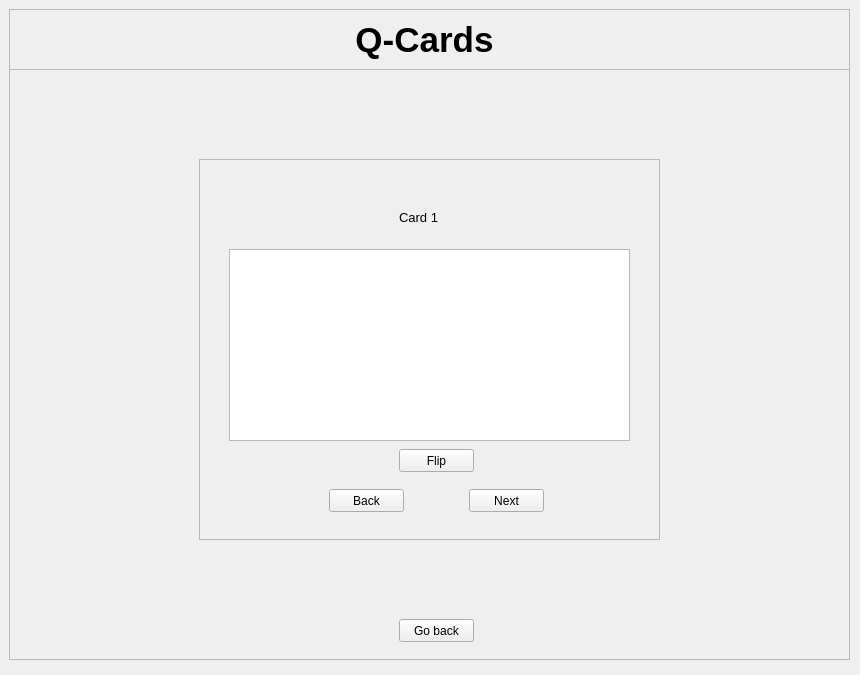
<?xml version="1.0" encoding="UTF-8"?>
<ui version="4.0">
 <class>MainWindow</class>
 <widget class="QMainWindow" name="MainWindow">
  <property name="geometry">
   <rect>
    <x>0</x>
    <y>0</y>
    <width>860</width>
    <height>675</height>
   </rect>
  </property>
  <property name="windowTitle">
   <string>MainWindow</string>
  </property>
  <widget class="QWidget" name="centralwidget">
   <widget class="QStackedWidget" name="stackedWidget">
    <property name="geometry">
     <rect>
      <x>9</x>
      <y>9</y>
      <width>851</width>
      <height>661</height>
     </rect>
    </property>
    <property name="layoutDirection">
     <enum>Qt::LeftToRight</enum>
    </property>
    <property name="currentIndex">
     <number>3</number>
    </property>
    <widget class="QWidget" name="home">
     <widget class="QFrame" name="frame">
      <property name="geometry">
       <rect>
        <x>0</x>
        <y>0</y>
        <width>261</width>
        <height>661</height>
       </rect>
      </property>
      <property name="frameShape">
       <enum>QFrame::StyledPanel</enum>
      </property>
      <property name="frameShadow">
       <enum>QFrame::Raised</enum>
      </property>
      <layout class="QVBoxLayout" name="verticalLayout_2">
       <item>
        <widget class="QLabel" name="label">
         <property name="text">
          <string>View PDFs</string>
         </property>
        </widget>
       </item>
       <item>
        <widget class="QListWidget" name="listPDF"/>
       </item>
       <item>
        <widget class="QPushButton" name="buttonAddPDF">
         <property name="text">
          <string>Add</string>
         </property>
        </widget>
       </item>
       <item>
        <widget class="QPushButton" name="buttonRemovePDF">
         <property name="text">
          <string>Remove</string>
         </property>
        </widget>
       </item>
      </layout>
     </widget>
     <widget class="QFrame" name="frame_2">
      <property name="geometry">
       <rect>
        <x>260</x>
        <y>0</y>
        <width>591</width>
        <height>531</height>
       </rect>
      </property>
      <property name="frameShape">
       <enum>QFrame::StyledPanel</enum>
      </property>
      <property name="frameShadow">
       <enum>QFrame::Raised</enum>
      </property>
      <layout class="QVBoxLayout" name="verticalLayout">
       <item>
        <widget class="QLabel" name="label_2">
         <property name="text">
          <string>Edit text</string>
         </property>
        </widget>
       </item>
       <item>
        <widget class="QTextBrowser" name="showText">
         <property name="readOnly">
          <bool>false</bool>
         </property>
         <property name="html">
          <string>&lt;!DOCTYPE HTML PUBLIC &quot;-//W3C//DTD HTML 4.0//EN&quot; &quot;http://www.w3.org/TR/REC-html40/strict.dtd&quot;&gt;
&lt;html&gt;&lt;head&gt;&lt;meta name=&quot;qrichtext&quot; content=&quot;1&quot; /&gt;&lt;style type=&quot;text/css&quot;&gt;
p, li { white-space: pre-wrap; }
&lt;/style&gt;&lt;/head&gt;&lt;body style=&quot; font-family:'MS Shell Dlg 2'; font-size:8.25pt; font-weight:400; font-style:normal;&quot;&gt;
&lt;p align=&quot;center&quot; style=&quot;-qt-paragraph-type:empty; margin-top:0px; margin-bottom:0px; margin-left:0px; margin-right:0px; -qt-block-indent:0; text-indent:0px; font-family:'.AppleSystemUIFont'; font-size:13pt;&quot;&gt;&lt;br /&gt;&lt;/p&gt;&lt;/body&gt;&lt;/html&gt;</string>
         </property>
        </widget>
       </item>
      </layout>
     </widget>
     <widget class="QFrame" name="frame_3">
      <property name="geometry">
       <rect>
        <x>260</x>
        <y>530</y>
        <width>591</width>
        <height>131</height>
       </rect>
      </property>
      <property name="frameShape">
       <enum>QFrame::StyledPanel</enum>
      </property>
      <property name="frameShadow">
       <enum>QFrame::Raised</enum>
      </property>
      <widget class="QPushButton" name="buttonSummarize">
       <property name="geometry">
        <rect>
         <x>10</x>
         <y>11</y>
         <width>481</width>
         <height>31</height>
        </rect>
       </property>
       <property name="text">
        <string>Summarize</string>
       </property>
      </widget>
      <widget class="QPushButton" name="buttonCard">
       <property name="geometry">
        <rect>
         <x>10</x>
         <y>51</y>
         <width>481</width>
         <height>31</height>
        </rect>
       </property>
       <property name="text">
        <string>Create Q-Cards</string>
       </property>
      </widget>
      <widget class="QPushButton" name="buttonMock">
       <property name="geometry">
        <rect>
         <x>10</x>
         <y>90</y>
         <width>481</width>
         <height>32</height>
        </rect>
       </property>
       <property name="text">
        <string>Create Mock Test</string>
       </property>
      </widget>
      <widget class="QSpinBox" name="numCards">
       <property name="geometry">
        <rect>
         <x>500</x>
         <y>54</y>
         <width>41</width>
         <height>25</height>
        </rect>
       </property>
       <property name="maximum">
        <number>50</number>
       </property>
       <property name="value">
        <number>10</number>
       </property>
      </widget>
      <widget class="QComboBox" name="summarizeType">
       <property name="geometry">
        <rect>
         <x>499</x>
         <y>13</y>
         <width>81</width>
         <height>26</height>
        </rect>
       </property>
       <item>
        <property name="text">
         <string>Brief</string>
        </property>
       </item>
       <item>
        <property name="text">
         <string>Detailed</string>
        </property>
       </item>
       <item>
        <property name="text">
         <string>In Depth</string>
        </property>
       </item>
      </widget>
      <widget class="QToolButton" name="buttonGoSettings">
       <property name="geometry">
        <rect>
         <x>500</x>
         <y>90</y>
         <width>31</width>
         <height>31</height>
        </rect>
       </property>
       <property name="text">
        <string>...</string>
       </property>
       <property name="icon">
        <iconset>
         <normaloff>../../../Downloads/wrench.png</normaloff>
         <normalon>../../../Downloads/darkwrench.png</normalon>
         <activeon>../../../Downloads/darkwrench.png</activeon>
         <selectedon>../../../Downloads/darkwrench.png</selectedon>../../../Downloads/wrench.png</iconset>
       </property>
      </widget>
     </widget>
    </widget>
    <widget class="QWidget" name="settings">
     <widget class="QFrame" name="frame_4">
      <property name="geometry">
       <rect>
        <x>0</x>
        <y>60</y>
        <width>841</width>
        <height>591</height>
       </rect>
      </property>
      <property name="frameShape">
       <enum>QFrame::StyledPanel</enum>
      </property>
      <property name="frameShadow">
       <enum>QFrame::Raised</enum>
      </property>
      <widget class="QCheckBox" name="fillCheckBox">
       <property name="geometry">
        <rect>
         <x>20</x>
         <y>170</y>
         <width>125</width>
         <height>17</height>
        </rect>
       </property>
       <property name="font">
        <font>
         <pointsize>10</pointsize>
        </font>
       </property>
       <property name="text">
        <string>Fill in the blank</string>
       </property>
      </widget>
      <widget class="QCheckBox" name="longCheckBox">
       <property name="geometry">
        <rect>
         <x>20</x>
         <y>120</y>
         <width>125</width>
         <height>17</height>
        </rect>
       </property>
       <property name="font">
        <font>
         <pointsize>10</pointsize>
        </font>
       </property>
       <property name="text">
        <string>Long answer</string>
       </property>
       <property name="checked">
        <bool>true</bool>
       </property>
      </widget>
      <widget class="QSpinBox" name="mcSpinBox">
       <property name="geometry">
        <rect>
         <x>130</x>
         <y>20</y>
         <width>41</width>
         <height>20</height>
        </rect>
       </property>
       <property name="font">
        <font>
         <pointsize>10</pointsize>
        </font>
       </property>
       <property name="value">
        <number>5</number>
       </property>
      </widget>
      <widget class="QCheckBox" name="shortCheckBox">
       <property name="geometry">
        <rect>
         <x>20</x>
         <y>70</y>
         <width>125</width>
         <height>17</height>
        </rect>
       </property>
       <property name="font">
        <font>
         <pointsize>10</pointsize>
        </font>
       </property>
       <property name="text">
        <string>Short answer</string>
       </property>
       <property name="checked">
        <bool>true</bool>
       </property>
      </widget>
      <widget class="QSpinBox" name="shortSpinBox">
       <property name="geometry">
        <rect>
         <x>130</x>
         <y>70</y>
         <width>41</width>
         <height>20</height>
        </rect>
       </property>
       <property name="font">
        <font>
         <pointsize>10</pointsize>
        </font>
       </property>
       <property name="value">
        <number>3</number>
       </property>
      </widget>
      <widget class="QCheckBox" name="mcCheckBox">
       <property name="geometry">
        <rect>
         <x>20</x>
         <y>20</y>
         <width>125</width>
         <height>17</height>
        </rect>
       </property>
       <property name="font">
        <font>
         <pointsize>10</pointsize>
        </font>
       </property>
       <property name="text">
        <string>Multiple choice</string>
       </property>
       <property name="checked">
        <bool>true</bool>
       </property>
       <property name="tristate">
        <bool>false</bool>
       </property>
      </widget>
      <widget class="QSpinBox" name="fillSpinBox">
       <property name="geometry">
        <rect>
         <x>130</x>
         <y>170</y>
         <width>41</width>
         <height>20</height>
        </rect>
       </property>
       <property name="font">
        <font>
         <pointsize>10</pointsize>
        </font>
       </property>
      </widget>
      <widget class="QSpinBox" name="longSpinBox">
       <property name="geometry">
        <rect>
         <x>130</x>
         <y>120</y>
         <width>41</width>
         <height>20</height>
        </rect>
       </property>
       <property name="font">
        <font>
         <pointsize>10</pointsize>
        </font>
       </property>
       <property name="value">
        <number>1</number>
       </property>
      </widget>
      <widget class="QPushButton" name="buttonSaveSettings">
       <property name="geometry">
        <rect>
         <x>390</x>
         <y>550</y>
         <width>75</width>
         <height>23</height>
        </rect>
       </property>
       <property name="text">
        <string>Save</string>
       </property>
      </widget>
     </widget>
     <widget class="QFrame" name="frame_5">
      <property name="geometry">
       <rect>
        <x>-1</x>
        <y>0</y>
        <width>841</width>
        <height>61</height>
       </rect>
      </property>
      <property name="frameShape">
       <enum>QFrame::StyledPanel</enum>
      </property>
      <property name="frameShadow">
       <enum>QFrame::Raised</enum>
      </property>
      <widget class="QLabel" name="label_3">
       <property name="geometry">
        <rect>
         <x>250</x>
         <y>0</y>
         <width>351</width>
         <height>61</height>
        </rect>
       </property>
       <property name="font">
        <font>
         <pointsize>26</pointsize>
         <weight>75</weight>
         <bold>true</bold>
        </font>
       </property>
       <property name="layoutDirection">
        <enum>Qt::LeftToRight</enum>
       </property>
       <property name="text">
        <string>Mock Test Settings</string>
       </property>
       <property name="scaledContents">
        <bool>true</bool>
       </property>
       <property name="alignment">
        <set>Qt::AlignCenter</set>
       </property>
       <property name="wordWrap">
        <bool>true</bool>
       </property>
      </widget>
     </widget>
    </widget>
    <widget class="QWidget" name="summary">
     <widget class="QFrame" name="frame_6">
      <property name="geometry">
       <rect>
        <x>0</x>
        <y>0</y>
        <width>841</width>
        <height>61</height>
       </rect>
      </property>
      <property name="frameShape">
       <enum>QFrame::StyledPanel</enum>
      </property>
      <property name="frameShadow">
       <enum>QFrame::Raised</enum>
      </property>
      <widget class="QLabel" name="label_4">
       <property name="geometry">
        <rect>
         <x>230</x>
         <y>0</y>
         <width>351</width>
         <height>61</height>
        </rect>
       </property>
       <property name="font">
        <font>
         <pointsize>26</pointsize>
         <weight>75</weight>
         <bold>true</bold>
        </font>
       </property>
       <property name="layoutDirection">
        <enum>Qt::LeftToRight</enum>
       </property>
       <property name="text">
        <string>Summary</string>
       </property>
       <property name="scaledContents">
        <bool>true</bool>
       </property>
       <property name="alignment">
        <set>Qt::AlignCenter</set>
       </property>
       <property name="wordWrap">
        <bool>true</bool>
       </property>
      </widget>
     </widget>
     <widget class="QFrame" name="frame_7">
      <property name="geometry">
       <rect>
        <x>0</x>
        <y>60</y>
        <width>841</width>
        <height>591</height>
       </rect>
      </property>
      <property name="frameShape">
       <enum>QFrame::StyledPanel</enum>
      </property>
      <property name="frameShadow">
       <enum>QFrame::Raised</enum>
      </property>
      <widget class="QTextBrowser" name="summartTextBrowser">
       <property name="enabled">
        <bool>true</bool>
       </property>
       <property name="geometry">
        <rect>
         <x>60</x>
         <y>50</y>
         <width>721</width>
         <height>381</height>
        </rect>
       </property>
      </widget>
      <widget class="QPushButton" name="buttonHome">
       <property name="geometry">
        <rect>
         <x>380</x>
         <y>550</y>
         <width>75</width>
         <height>23</height>
        </rect>
       </property>
       <property name="text">
        <string>Go back</string>
       </property>
      </widget>
     </widget>
    </widget>
    <widget class="QWidget" name="qcards">
     <widget class="QFrame" name="frame_8">
      <property name="geometry">
       <rect>
        <x>0</x>
        <y>0</y>
        <width>841</width>
        <height>61</height>
       </rect>
      </property>
      <property name="frameShape">
       <enum>QFrame::StyledPanel</enum>
      </property>
      <property name="frameShadow">
       <enum>QFrame::Raised</enum>
      </property>
      <widget class="QLabel" name="label_5">
       <property name="geometry">
        <rect>
         <x>240</x>
         <y>0</y>
         <width>351</width>
         <height>61</height>
        </rect>
       </property>
       <property name="font">
        <font>
         <pointsize>26</pointsize>
         <weight>75</weight>
         <bold>true</bold>
        </font>
       </property>
       <property name="layoutDirection">
        <enum>Qt::LeftToRight</enum>
       </property>
       <property name="text">
        <string>Q-Cards</string>
       </property>
       <property name="scaledContents">
        <bool>true</bool>
       </property>
       <property name="alignment">
        <set>Qt::AlignCenter</set>
       </property>
       <property name="wordWrap">
        <bool>true</bool>
       </property>
      </widget>
     </widget>
     <widget class="QFrame" name="frame_9">
      <property name="geometry">
       <rect>
        <x>0</x>
        <y>60</y>
        <width>841</width>
        <height>591</height>
       </rect>
      </property>
      <property name="frameShape">
       <enum>QFrame::StyledPanel</enum>
      </property>
      <property name="frameShadow">
       <enum>QFrame::Raised</enum>
      </property>
      <widget class="QPushButton" name="buttonHome_2">
       <property name="geometry">
        <rect>
         <x>390</x>
         <y>550</y>
         <width>75</width>
         <height>23</height>
        </rect>
       </property>
       <property name="text">
        <string>Go back</string>
       </property>
      </widget>
      <widget class="QFrame" name="frame_10">
       <property name="geometry">
        <rect>
         <x>190</x>
         <y>90</y>
         <width>461</width>
         <height>381</height>
        </rect>
       </property>
       <property name="frameShape">
        <enum>QFrame::StyledPanel</enum>
       </property>
       <property name="frameShadow">
        <enum>QFrame::Raised</enum>
       </property>
       <widget class="QStackedWidget" name="cards">
        <property name="geometry">
         <rect>
          <x>10</x>
          <y>10</y>
          <width>441</width>
          <height>361</height>
         </rect>
        </property>
        <property name="focusPolicy">
         <enum>Qt::NoFocus</enum>
        </property>
        <property name="autoFillBackground">
         <bool>false</bool>
        </property>
        <property name="currentIndex">
         <number>0</number>
        </property>
        <widget class="QWidget" name="page_2">
         <widget class="QLabel" name="label_6">
          <property name="geometry">
           <rect>
            <x>190</x>
            <y>40</y>
            <width>41</width>
            <height>16</height>
           </rect>
          </property>
          <property name="font">
           <font>
            <pointsize>10</pointsize>
           </font>
          </property>
          <property name="text">
           <string>Card 1</string>
          </property>
         </widget>
         <widget class="QTextBrowser" name="textBrowser">
          <property name="geometry">
           <rect>
            <x>20</x>
            <y>80</y>
            <width>401</width>
            <height>192</height>
           </rect>
          </property>
         </widget>
         <widget class="QPushButton" name="buttonNextCard">
          <property name="geometry">
           <rect>
            <x>260</x>
            <y>320</y>
            <width>75</width>
            <height>23</height>
           </rect>
          </property>
          <property name="text">
           <string>Next</string>
          </property>
         </widget>
         <widget class="QPushButton" name="buttonBackCard">
          <property name="geometry">
           <rect>
            <x>120</x>
            <y>320</y>
            <width>75</width>
            <height>23</height>
           </rect>
          </property>
          <property name="text">
           <string>Back</string>
          </property>
         </widget>
         <widget class="QPushButton" name="buttonFlipCard">
          <property name="geometry">
           <rect>
            <x>190</x>
            <y>280</y>
            <width>75</width>
            <height>23</height>
           </rect>
          </property>
          <property name="text">
           <string>Flip</string>
          </property>
         </widget>
        </widget>
        <widget class="QWidget" name="page_3"/>
       </widget>
      </widget>
     </widget>
    </widget>
    <widget class="QWidget" name="mocktest">
     <widget class="QFrame" name="frame_11">
      <property name="geometry">
       <rect>
        <x>0</x>
        <y>0</y>
        <width>841</width>
        <height>61</height>
       </rect>
      </property>
      <property name="frameShape">
       <enum>QFrame::StyledPanel</enum>
      </property>
      <property name="frameShadow">
       <enum>QFrame::Raised</enum>
      </property>
      <widget class="QLabel" name="label_7">
       <property name="geometry">
        <rect>
         <x>230</x>
         <y>0</y>
         <width>351</width>
         <height>61</height>
        </rect>
       </property>
       <property name="font">
        <font>
         <pointsize>26</pointsize>
         <weight>75</weight>
         <bold>true</bold>
        </font>
       </property>
       <property name="layoutDirection">
        <enum>Qt::LeftToRight</enum>
       </property>
       <property name="text">
        <string>Mock Test</string>
       </property>
       <property name="scaledContents">
        <bool>true</bool>
       </property>
       <property name="alignment">
        <set>Qt::AlignCenter</set>
       </property>
       <property name="wordWrap">
        <bool>true</bool>
       </property>
      </widget>
     </widget>
     <widget class="QFrame" name="frame_12">
      <property name="geometry">
       <rect>
        <x>0</x>
        <y>60</y>
        <width>841</width>
        <height>591</height>
       </rect>
      </property>
      <property name="frameShape">
       <enum>QFrame::StyledPanel</enum>
      </property>
      <property name="frameShadow">
       <enum>QFrame::Raised</enum>
      </property>
      <widget class="QTextBrowser" name="summartTextBrowser_2">
       <property name="enabled">
        <bool>true</bool>
       </property>
       <property name="geometry">
        <rect>
         <x>60</x>
         <y>50</y>
         <width>721</width>
         <height>381</height>
        </rect>
       </property>
      </widget>
      <widget class="QPushButton" name="buttonHome_3">
       <property name="geometry">
        <rect>
         <x>380</x>
         <y>550</y>
         <width>75</width>
         <height>23</height>
        </rect>
       </property>
       <property name="text">
        <string>Go back</string>
       </property>
      </widget>
     </widget>
    </widget>
   </widget>
  </widget>
 </widget>
 <resources/>
 <connections/>
</ui>
